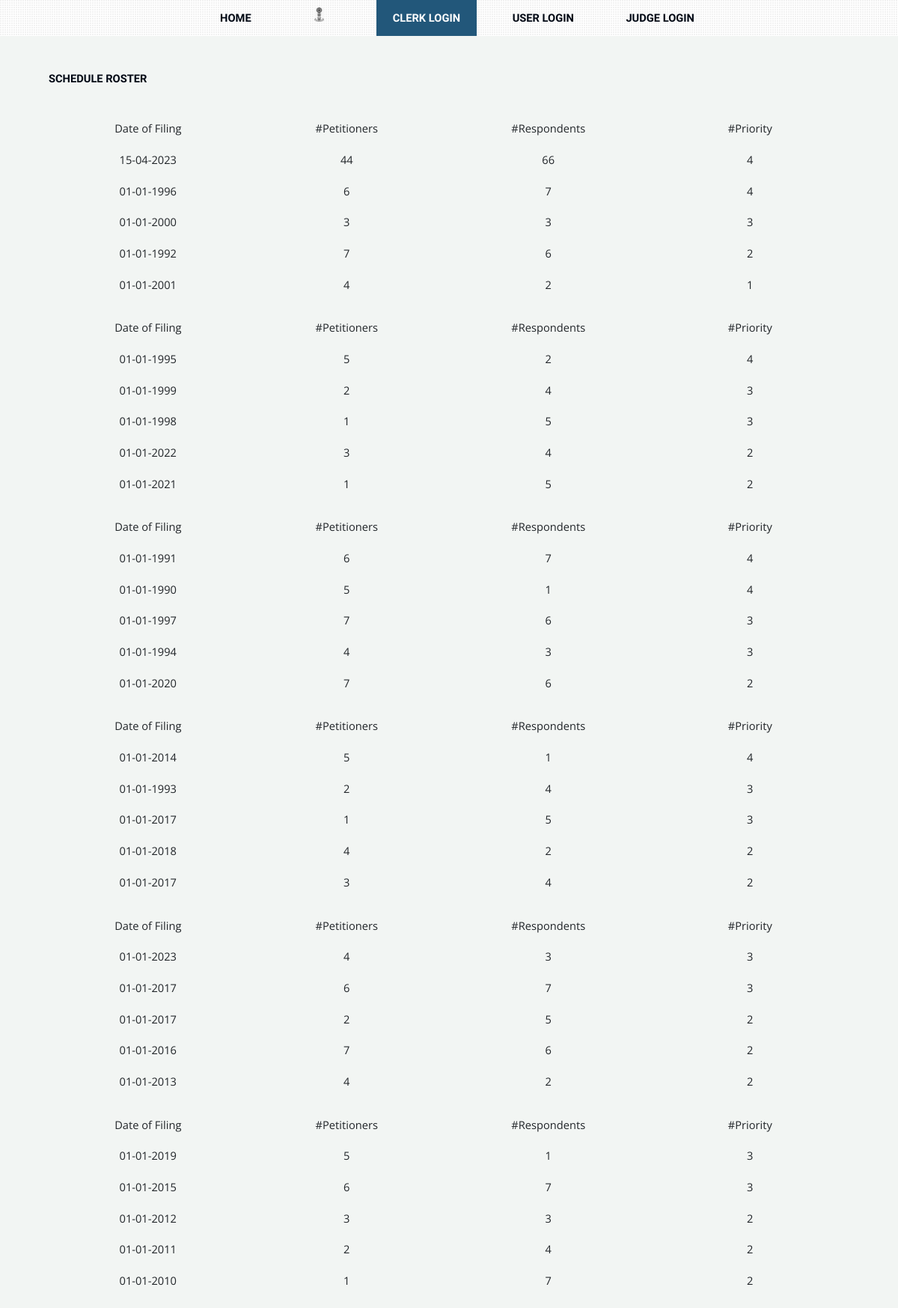
Screenshot of /clerkScheduleList with the database file from the repository.
### tables this page shows
CREATE TABLE Batch(id INTEGER PRIMARY KEY, caseid INTEGER , FOREIGN KEY(caseid) REFERENCES Cases(id));

CREATE TABLE Cases(id INTEGER PRIMARY KEY, date TEXT, petitioners INTEGER, respondents INTEGER, priority INTEGER);

### app.py (the view)
@app.route('/clerkScheduleList', methods=["GET","POST"])
def clerkScheduleList():
    con = sqlite3.connect('cases.db')
    cur = con.cursor()
    cur2 = con.cursor()
    cur.execute('select * from Cases')
    cur2.execute('select * from Batch')
    row=[0]*30
    caserow=[0]*30
    for i in range(0,30):
        row[i]= cur.fetchone()
    for i in range(0,30):
        caserow[i]= cur2.fetchone()
    return render_template('clerk-schedule-list.html', row=row, caserow=caserow)

### templates/clerk-schedule-list.html (shortened to what this page needs)
<!DOCTYPE html>
<html>
<head>
    <link href="https://cdn.jsdelivr.net/npm/bootstrap@5.0.0-beta2/dist/css/bootstrap.min.css" rel="stylesheet"
>
    <link rel="stylesheet" href="https://cdnjs.cloudflare.com/ajax/libs/font-awesome/5.15.3/css/all.css">
    <link rel="stylesheet" href="static/css/custom.css">
    <link rel="stylesheet" href="static/css/main.css">
</head>
<body>
    <div id='page-wrapper'>
        <div id="page-wrapper">
            <nav id="nav">
                <ul>
                    <li> <a href={{url_for('home')}}> Home</a></li>
                    <li>
                        <a href="https://main.sci.gov.in/" target="_blank"><img src="static/images/emblem.jpeg"
                                id="scImg" alt="Supreme Court Logo"></a>
                    </li>
                    <li class="current"><a href={{url_for('clerkLogin')}}> Clerk Login </a> </li>
                    <li><a href={{url_for('userLogin')}}> User Login</a></li>
                    <li><a href={{url_for('judgeLogin')}}> Judge Login</a></li>
                </ul>
            </nav>
            <main role="main" class="container extra-bottom">
                <h1 class="mt-5">SCHEDULE ROSTER </h1>
            </main>
            <div class="container table-responsive">
                {%for i in range(0,6)%}
                <table class="table">
                    <thead>
                        <tr>
                            <th class="task-id"> Date of Filing </th>
                            <th class="update"> #Petitioners </th>
                            <th class="update"> #Respondents </th>
                            <th class="update"> #Priority </th>
                        </tr>
                    </thead>
                    <tbody>
                        {%for j in range((0+(5*i)),(5*(i+1)))%}
                        <tr>
                            <td> {{(row[((caserow[j])[1])-1][1])}} </td>
                            <td> {{(row[((caserow[j])[1])-1][2])}} </td>
                            <td> {{(row[((caserow[j])[1])-1][3])}}</td>
                            <td> {{(row[((caserow[j])[1])-1][4])}}</td>
                        </tr>
                        {%endfor%}
                    </tbody>
                </table>
                {%endfor%}
            </div>
        </div>
</body>
</html>

### static/css/custom.css (style rules this page uses)
html { position: relative; min-height: 100%; }
body { margin-bottom: 2em; }
.table td { text-align: center; vertical-align: middle; }
.table tr { text-align: center; vertical-align: middle; }
.container { width: auto; max-width: 680px; padding: 0 15px; }
.extra-bottom { padding-bottom: 2em; }
.task-id { width: 10%; }
.update { width: 10%; }

### static/css/main.css (style rules this page uses)
html, body, div, span, applet, object, iframe, h1, h2, h3, h4, h5, h6, p, blockquote, pre, a, abbr, acronym, address, big, cite, code, del, dfn, em, img, ins, kbd, q, s, samp, small, strike, strong, sub, sup, tt, var, b, u, i, center, dl, dt, dd, ol, ul, li, fieldset, form, label, legend, table, caption, tbody, tfoot, thead, tr, th, td, article, aside, canvas, details, embed, figure, figcaption, footer, header, hgroup, menu, nav, output, ruby, section, summary, time, mark, audio, video { margin: 0; padding: 0; border: 0; font-size: 100%; font: inherit; vertical-align: baseline; }
article, aside, details, figcaption, figure, footer, header, hgroup, menu, nav, section { display: block; }
body { line-height: 1; }
ol, ul { list-style: none; }
table { border-collapse: collapse; border-spacing: 0; }
body { -webkit-text-size-adjust: none; }
html { box-sizing: border-box; }
*, *:before, *:after { box-sizing: inherit; }
body { background: #f2f5f3; }
body, input, textarea, select { font-family: 'Open Sans', sans-serif; font-weight: 400; color: #000814; font-size: 13pt; line-height: 2em; }
h1, h2, h3, h4, h5, h6 { font-family: 'Open Sans Condensed', sans-serif; font-weight: 700; text-transform: uppercase; color: #000814; margin: 0 0 0.5em 0; line-height: 1.3; }
a { color: #006376; text-decoration: underline; }
p, ul, ol, dl, table { margin-bottom: 3em; }
.container { margin: 0 auto; max-width: 100%; width: 64em; }
@media screen and (max-width: 1680px) { .container { width: 75em; } }
@media screen and (max-width: 1280px) { .container { width: calc(100% - 100px); } }
ul { list-style: disc; padding-left: 1em; }
ul li { padding-left: 0.5em; }
table { width: 100%; }
body { padding-top: 3.25em; }
#nav { position: fixed; top: 0; left: 0; z-index: 1000; background-color: rgba(255, 255, 255, 0.95); background-image: url("images/overlay.png"); width: 100%; height: 3.25em; line-height: 3.25em; text-align: center; font-family: 'Open Sans Condensed', sans-serif; font-weight: 700; text-transform: uppercase; cursor: default; overflow: hidden; }
#nav ul { position: relative; z-index: 1001; }
#nav li { display: inline-block; margin: 0 0.5em 0 0.5em; top: 0; position: relative; -moz-transition: top .15s ease-in-out; -webkit-transition: top .15s ease-in-out; -o-transition: top .15s ease-in-out; -ms-transition: top .15s ease-in-out; transition: top .15s ease-in-out; }
#nav li a, #nav li span { -moz-transition: background-color .075s ease-in-out, color .075s ease-in-out; -webkit-transition: background-color .075s ease-in-out, color .075s ease-in-out; -ms-transition: background-color .075s ease-in-out, color .075s ease-in-out; transition: background-color .075s ease-in-out, color .075s ease-in-out; position: relative; display: block; text-decoration: none; color: #000814; top: -6px; padding: 6px 1.5em 0.25em 1.5em; border-bottom-left-radius: 6px; border-bottom-right-radius: 6px; outline: 0; }
#scImg { top: -6px; padding: 10px 1.5em 0em 1em; height: 2em; width: auto; }
#nav li.current a { background: #22577a; color: #fff; }
@media screen and (max-width: 1680px) { body, input, textarea, select { font-size: 12pt; line-height: 1.75em; } }
@media screen and (max-width: 1280px) { body, input, textarea, select { font-size: 11pt; } }

### rows the page displays
Batch: caseid.date "15-04-2023", caseid.petitioners "44", caseid.respondents "66", caseid.priority "4"
Batch: caseid.date "01-01-1996", caseid.petitioners "6", caseid.respondents "7", caseid.priority "4"
Batch: caseid.date "01-01-2000", caseid.petitioners "3", caseid.respondents "3", caseid.priority "3"
Batch: caseid.date "01-01-1992", caseid.petitioners "7", caseid.respondents "6", caseid.priority "2"
Batch: caseid.date "01-01-2001", caseid.petitioners "4", caseid.respondents "2", caseid.priority "1"
Batch: caseid.date "01-01-1995", caseid.petitioners "5", caseid.respondents "2", caseid.priority "4"
Batch: caseid.date "01-01-1999", caseid.petitioners "2", caseid.respondents "4", caseid.priority "3"
Batch: caseid.date "01-01-1998", caseid.petitioners "1", caseid.respondents "5", caseid.priority "3"
Batch: caseid.date "01-01-2022", caseid.petitioners "3", caseid.respondents "4", caseid.priority "2"
Batch: caseid.date "01-01-2021", caseid.petitioners "1", caseid.respondents "5", caseid.priority "2"
Batch: caseid.date "01-01-1991", caseid.petitioners "6", caseid.respondents "7", caseid.priority "4"
Batch: caseid.date "01-01-1990", caseid.petitioners "5", caseid.respondents "1", caseid.priority "4"
Batch: caseid.date "01-01-1997", caseid.petitioners "7", caseid.respondents "6", caseid.priority "3"
Batch: caseid.date "01-01-1994", caseid.petitioners "4", caseid.respondents "3", caseid.priority "3"
Batch: caseid.date "01-01-2020", caseid.petitioners "7", caseid.respondents "6", caseid.priority "2"
Batch: caseid.date "01-01-2014", caseid.petitioners "5", caseid.respondents "1", caseid.priority "4"
Batch: caseid.date "01-01-1993", caseid.petitioners "2", caseid.respondents "4", caseid.priority "3"
Batch: caseid.date "01-01-2017", caseid.petitioners "1", caseid.respondents "5", caseid.priority "3"
Batch: caseid.date "01-01-2018", caseid.petitioners "4", caseid.respondents "2", caseid.priority "2"
Batch: caseid.date "01-01-2017", caseid.petitioners "3", caseid.respondents "4", caseid.priority "2"
Batch: caseid.date "01-01-2023", caseid.petitioners "4", caseid.respondents "3", caseid.priority "3"
Batch: caseid.date "01-01-2017", caseid.petitioners "6", caseid.respondents "7", caseid.priority "3"
Batch: caseid.date "01-01-2017", caseid.petitioners "2", caseid.respondents "5", caseid.priority "2"
Batch: caseid.date "01-01-2016", caseid.petitioners "7", caseid.respondents "6", caseid.priority "2"
Batch: caseid.date "01-01-2013", caseid.petitioners "4", caseid.respondents "2", caseid.priority "2"
Batch: caseid.date "01-01-2019", caseid.petitioners "5", caseid.respondents "1", caseid.priority "3"
Batch: caseid.date "01-01-2015", caseid.petitioners "6", caseid.respondents "7", caseid.priority "3"
Batch: caseid.date "01-01-2012", caseid.petitioners "3", caseid.respondents "3", caseid.priority "2"
Batch: caseid.date "01-01-2011", caseid.petitioners "2", caseid.respondents "4", caseid.priority "2"
Batch: caseid.date "01-01-2010", caseid.petitioners "1", caseid.respondents "7", caseid.priority "2"
